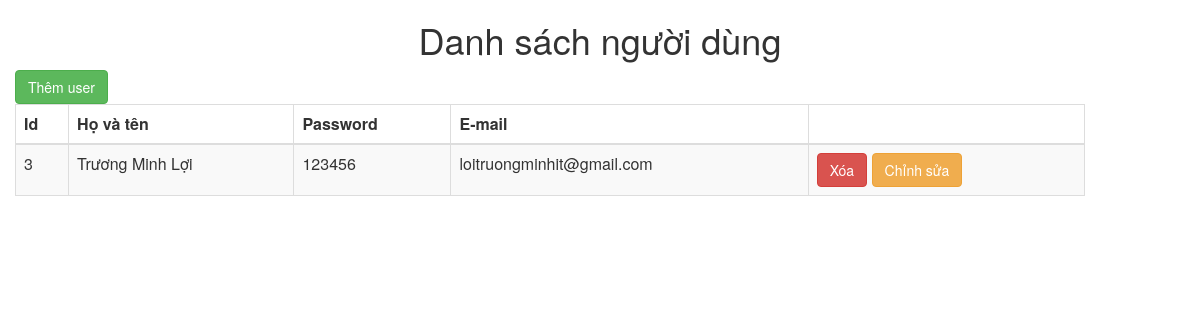
Screenshot of /user_management.php with the database file from the repository.
### tables this page shows
CREATE TABLE `users` (
  `id` int(10) NOT NULL AUTO_INCREMENT,
  `user_name` varchar(50) NOT NULL,
  `user_pass` varchar(50) NOT NULL,
  `user_email` varchar(100) NOT NULL,
  PRIMARY KEY (`id`)
);

### user_management.php (the view, shortened to what this page needs)
<html>
<head lang="en">
    <link type="text/css" rel="stylesheet" href="bootstrap-3.2.0-dist\css\bootstrap.css">
</head>
<body>
<div class="table-scrol">
<h1 align="center">Danh sách người dùng</h1>
<div class="table-responsive col-md-11 m-auto">
    <div class="mb-5">
		<a href="add_user.php"><button class="btn btn-success">Thêm user</button></a>
	</div>
    <table class="table table-bordered table-hover table-striped">
        <thead>
        <tr>
            <th>Id</th>
            <th>Họ và tên</th>
			<th>Password</th>
            <th>E-mail</th>
            <th></th>
        </tr>
        </thead>
        <?php
        include("database/db_conection.php");
        $view_users_query="select * from users";
        $run=mysqli_query($dbcon,$view_users_query);
        while($row=mysqli_fetch_array($run))
        {
            $user_id=$row[0];
            $user_name=$row[1];
            $user_email=$row[2];
            $user_pass=$row[3];
        ?>
        <tr>
            <td><?php echo $user_id;  ?></td>
            <td><?php echo $user_name;  ?></td>
            <td><?php echo $user_email;  ?></td>
            <td><?php echo $user_pass;  ?></td>
            <td>
			<a href="delete_user.php?del=<?php echo $user_id ?>"><button class="btn btn-danger mr-2">Xóa</button></a>
			<a href="update_user.php?del=<?php echo $user_id ?>"><button class="btn btn-warning">Chỉnh sửa</button></a>
			</td>
        </tr>
        <?php } ?>
    </table>
        </div>
</div>
</body>
</html>

### rows the page displays
users: id "3", user_name "Trương Minh Lợi", user_pass "123456", user_email "loitruongminhit@gmail.com"
